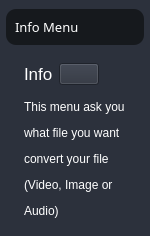
     <widget class="QCustomSlideMenu" name="moreMenuContainer" native="true">
      <property name="sizePolicy">
       <sizepolicy hsizetype="Fixed" vsizetype="Preferred">
        <horstretch>0</horstretch>
        <verstretch>0</verstretch>
       </sizepolicy>
      </property>
      <property name="minimumSize">
       <size>
        <width>150</width>
        <height>0</height>
       </size>
      </property>
      <property name="maximumSize">
       <size>
        <width>150</width>
        <height>16777215</height>
       </size>
      </property>
      <property name="styleSheet">
       <string notr="true">	background-color: #2c313c;
</string>
      </property>
      <layout class="QVBoxLayout" name="verticalLayout_2">
       <property name="spacing">
        <number>0</number>
       </property>
       <property name="leftMargin">
        <number>6</number>
       </property>
       <property name="topMargin">
        <number>9</number>
       </property>
       <property name="rightMargin">
        <number>6</number>
       </property>
       <property name="bottomMargin">
        <number>0</number>
       </property>
       <item alignment="Qt::AlignTop">
        <widget class="QFrame" name="frame">
         <property name="maximumSize">
          <size>
           <width>150</width>
           <height>38</height>
          </size>
         </property>
         <property name="styleSheet">
          <string notr="true">background-color: #16191d;
border-radius: 10px;</string>
         </property>
         <property name="frameShape">
          <enum>QFrame::StyledPanel</enum>
         </property>
         <property name="frameShadow">
          <enum>QFrame::Raised</enum>
         </property>
         <layout class="QHBoxLayout" name="horizontalLayout_3">
          <item>
           <widget class="QLabel" name="label">
            <property name="font">
             <font>
              <family>Franklin Gothic Medium</family>
              <pointsize>10</pointsize>
              <weight>50</weight>
              <italic>false</italic>
              <bold>false</bold>
             </font>
            </property>
            <property name="styleSheet">
             <string notr="true">font: 10pt &quot;Franklin Gothic Medium&quot;;
color: rgb(255, 255, 255);</string>
            </property>
            <property name="text">
             <string>Info Menu</string>
            </property>
           </widget>
          </item>
          <item alignment="Qt::AlignRight">
           <widget class="QPushButton" name="pushButton">
            <property name="text">
             <string/>
            </property>
            <property name="icon">
             <iconset>
              <normaloff>../logois/x-circle.svg</normaloff>../logois/x-circle.svg</iconset>
            </property>
            <property name="iconSize">
             <size>
              <width>24</width>
              <height>24</height>
             </size>
            </property>
           </widget>
          </item>
         </layout>
        </widget>
       </item>
       <item>
        <widget class="QCustomStackedWidget" name="stackedWidget">
         <property name="maximumSize">
          <size>
           <width>150</width>
           <height>16777215</height>
          </size>
         </property>
         <widget class="QWidget" name="page_2">
          <layout class="QHBoxLayout" name="horizontalLayout_4">
           <item>
            <widget class="QWidget" name="widget_5" native="true">
             <layout class="QVBoxLayout" name="verticalLayout_3">
              <item alignment="Qt::AlignLeft|Qt::AlignTop">
               <widget class="QWidget" name="widget_3" native="true">
                <layout class="QHBoxLayout" name="horizontalLayout_9">
                 <property name="leftMargin">
                  <number>0</number>
                 </property>
                 <property name="topMargin">
                  <number>0</number>
                 </property>
                 <property name="rightMargin">
                  <number>0</number>
                 </property>
                 <property name="bottomMargin">
                  <number>9</number>
                 </property>
                 <item alignment="Qt::AlignHCenter">
                  <widget class="QLabel" name="Infornation">
                   <property name="sizePolicy">
                    <sizepolicy hsizetype="MinimumExpanding" vsizetype="MinimumExpanding">
                     <horstretch>0</horstretch>
                     <verstretch>0</verstretch>
                    </sizepolicy>
                   </property>
                   <property name="font">
                    <font>
                     <pointsize>13</pointsize>
                    </font>
                   </property>
                   <property name="styleSheet">
                    <string notr="true">color: rgb(255, 255, 255);</string>
                   </property>
                   <property name="text">
                    <string>Info</string>
                   </property>
                   <property name="alignment">
                    <set>Qt::AlignLeading|Qt::AlignLeft|Qt::AlignVCenter</set>
                   </property>
                  </widget>
                 </item>
                 <item>
                  <widget class="QPushButton" name="pushButton_7">
                   <property name="text">
                    <string/>
                   </property>
                   <property name="icon">
                    <iconset>
                     <normaloff>../logois/info.svg</normaloff>../logois/info.svg</iconset>
                   </property>
                   <property name="iconSize">
                    <size>
                     <width>24</width>
                     <height>24</height>
                    </size>
                   </property>
                  </widget>
                 </item>
                </layout>
               </widget>
              </item>
              <item>
               <widget class="QLabel" name="label_12">
                <property name="sizePolicy">
                 <sizepolicy hsizetype="Expanding" vsizetype="Expanding">
                  <horstretch>0</horstretch>
                  <verstretch>0</verstretch>
                 </sizepolicy>
                </property>
                <property name="minimumSize">
                 <size>
                  <width>0</width>
                  <height>100</height>
                 </size>
                </property>
                <property name="maximumSize">
                 <size>
                  <width>160</width>
                  <height>360</height>
                 </size>
                </property>
                <property name="styleSheet">
                 <string notr="true">color: rgb(255, 255, 255);</string>
                </property>
                <property name="text">
                 <string>&lt;html&gt;&lt;head/&gt;&lt;body&gt;&lt;p&gt;This menu ask you to &lt;/p&gt;&lt;p&gt;what file you want &lt;/p&gt;&lt;p&gt;convert your file &lt;/p&gt;&lt;p&gt;(Video, Image or&lt;/p&gt;&lt;p&gt;Audio)&lt;/p&gt;&lt;/body&gt;&lt;/html&gt;</string>
                </property>
                <property name="alignment">
                 <set>Qt::AlignLeading|Qt::AlignLeft|Qt::AlignTop</set>
                </property>
               </widget>
              </item>
             </layout>
            </widget>
           </item>
          </layout>
         </widget>
        </widget>
       </item>
      </layout>
     </widget>
